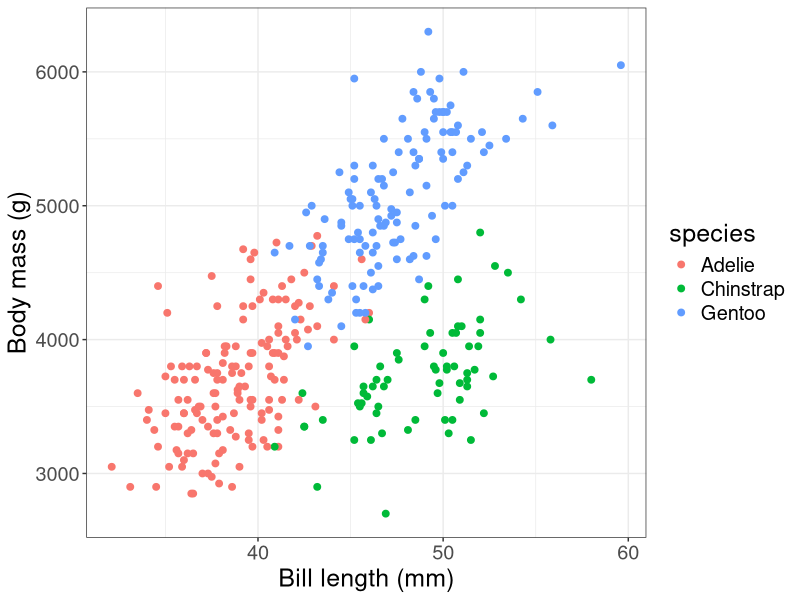
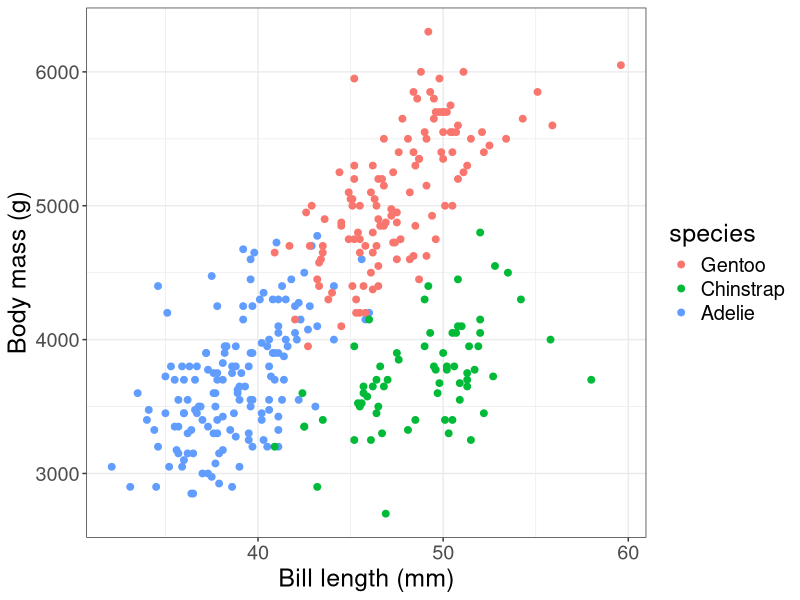

Here is the R script that generated these plots, in order:
## ---- chunk 1
#| label: setup
#| message: false
#| warning: false

library(tidyverse)
library(palmerpenguins)
## ---- chunk 2
#| label: species-summary

pengSummary <- penguins |>
  group_by(species) |>
  summarise(count = n(),
            median_bill_length_mm = median(bill_length_mm, na.rm = TRUE),
            median_body_mass_g = median(body_mass_g, na.rm = TRUE))

pengSummary
## ---- chunk 3
#| label: arrange-data

pengArr <- penguins |>
  arrange(desc(bill_length_mm))

head(pengArr)
## ---- chunk 4
#| label: fig-arranged
#| fig-cap: "Bill length against body mass, with species in the default alphabetical legend order."
#| warning: false

penguins_originalArr <- ggplot(data = pengArr, mapping = aes(x = bill_length_mm, 
                                                           y = body_mass_g,
                                                           colour = species)) +
  geom_point(size = 2) +
  xlab("Bill length (mm)") +
  ylab("Body mass (g)") +
  theme_bw() +
  theme(text = element_text(size = 18))
penguins_originalArr
## ---- chunk 5
#| label: reorder-factor

pengFct  <- penguins |>
  mutate(species = fct_rev(fct_reorder(species, body_mass_g, .na_rm = TRUE)))

levels(pengFct$species)
## ---- chunk 6
#| label: fig-reordered
#| fig-cap: "The same data after reversing the species factor levels, which changes the legend order and the colours."
#| warning: false

penguins_originalFct <- ggplot(data = pengFct, mapping = aes(x = bill_length_mm, 
                                                             y = body_mass_g,
                                                             colour = species)) +
  geom_point(size = 2) +
  xlab("Bill length (mm)") +
  ylab("Body mass (g)") +
  theme_bw() +
  theme(text = element_text(size = 18))
penguins_originalFct
